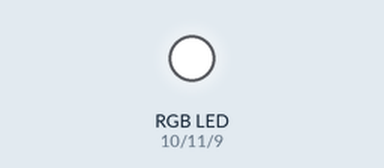
Recording of a sketch running on a simulated Arduino Uno, built with avr-gcc and run on an emulated ATmega328P. Parts: an RGB LED mixed from three pins (HIGH = lit).

Above: at 0.1 s.
Timing chart, 0 to 1.6 s (numbered marks = the images above):
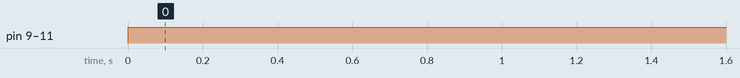

The sketch:

RGB_Led.ino
```cpp
//Serial RGB led controller
//Author: Trevor Shannon
//see http://trevorshp.com/creations/android_led.htm

//pin definitions.  must be PWM-capable pins!
const int bluePin = 9;
const int redPin = 10;
const int greenPin = 11;

//maximum duty cycle to be used on each led for color balancing.
//if "white" (R=255, G=255, B=255) doesn't look white, reduce the red, green, or blue max value.
const int max_red = 255;
const int max_green = 255;
const int max_blue = 255;

byte colors[3] = {0, 0, 0}; //array to store led brightness values
byte lineEnding = 0x0A; //10 in decimal, ASCII newline character

void setup(){
  //set all three of our led pins to output
  pinMode(redPin, OUTPUT);
  pinMode(greenPin, OUTPUT);
  pinMode(bluePin, OUTPUT);

  //start the Serial connection
  Serial.begin(115200);
}

void loop(){


  analogWrite(redPin,255);
  analogWrite(greenPin,255);
  analogWrite(bluePin,255);

}
```

Measured:
- by itself, pin 9 (bluePin), pin 10 (redPin), pin 11 (greenPin): LOW → HIGH at 0.00 s
